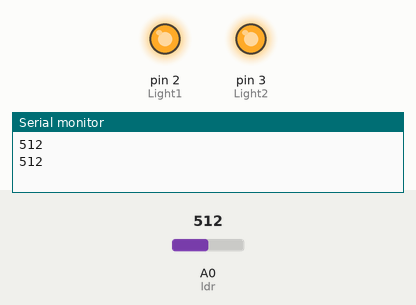
Simulated run of this sketch. Board: Arduino Uno, built with avr-gcc and run on an emulated ATmega328P. On the bench: output pins drawn as LEDs (lit = HIGH), the last lines printed to the serial monitor. The test bench sets the inputs (shaded band); at power-on: A0 (ldr) = 512.

Above: at 1.8 s.
1.9 s: A0 (ldr) set to 1005
3.4 s: A0 (ldr) set to 1016
At 4.4 s:
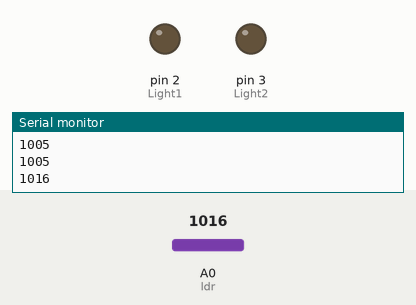
5.5 s: A0 (ldr) set to 900
At 7.2 s:
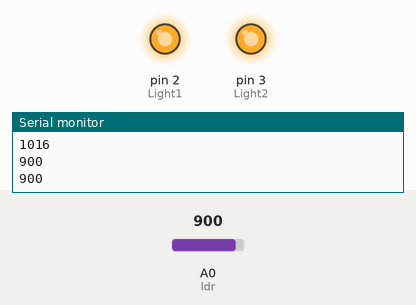
7.5 s: A0 (ldr) set to 1023
At 8.7 s:
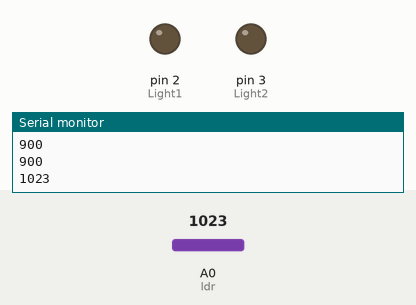
Timing chart, 0 to 10.5 s (numbered marks = the images above; inputs shaded):
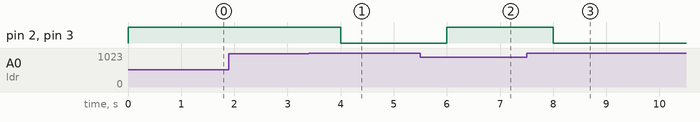

The sketch:

Home_Light.ino
```cpp
#include <SoftwareSerial.h>
#define Light1 2  // defines relay pins numbers
#define Light2 3

#define ldr A0

void setup() {

Serial.begin(9600);

pinMode(Light1, OUTPUT);
pinMode(Light2, OUTPUT);
pinMode(ldr, INPUT);

}

void loop() {


int ldrVal = analogRead(ldr);
Serial.println(ldrVal);

if (ldrVal <= 1015) {

digitalWrite(Light1, HIGH);
digitalWrite(Light2, HIGH);

}


else if (ldrVal >= 50) {

digitalWrite(Light1, LOW);
digitalWrite(Light2, LOW);

}

delay(1000);

}
```

Measured:
- the behaviour switches between 1015 and 1016 on A0 (ldr) (found by bisection; images 0 and 1)
- after the input at 3.4 s, pin 2 (Light1), pin 3 (Light2): HIGH → LOW after 0.60 s
- after the input at 5.5 s, pin 2 (Light1), pin 3 (Light2): LOW → HIGH after 0.50 s
- after the input at 7.5 s, pin 2 (Light1), pin 3 (Light2): HIGH → LOW after 0.50 s
